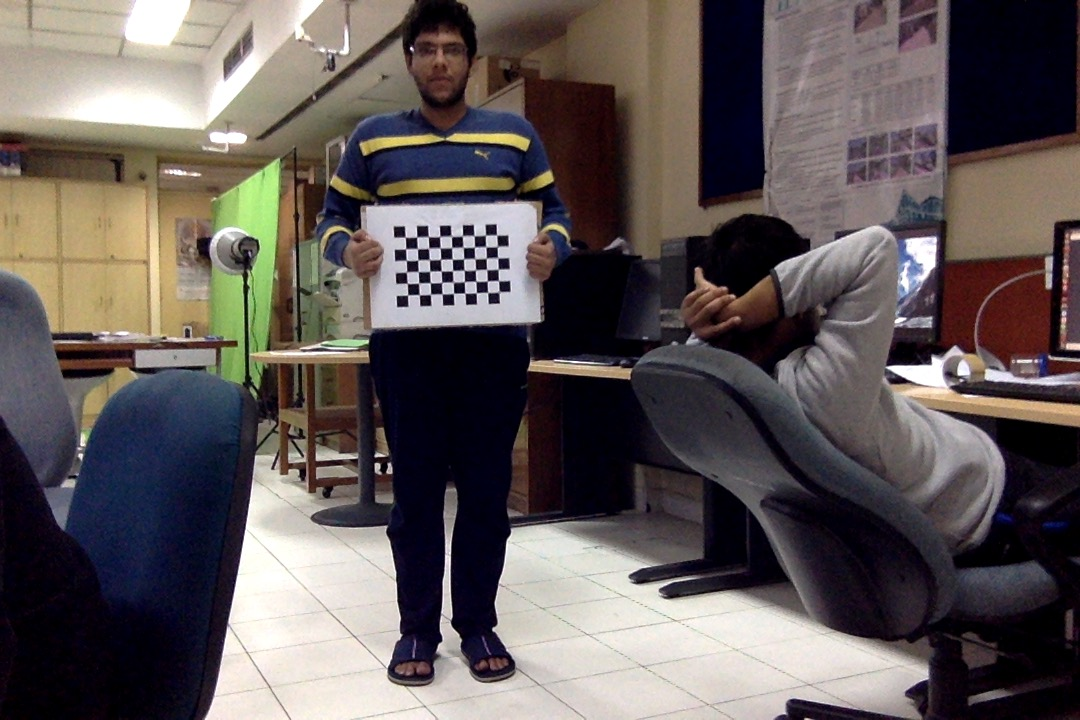
#> input picture Shoulder measure/Images/AnkeshWeb.jpg, 1080 x 720 px
$ python -i segment.py   (imports and definitions only)
#> lines starting #> are read from the running program, lines starting #| are printed output that depends on the picture
import cv2
import numpy as np
import argparse
import time
import sys
def segment_ycrcb(orig, params, tola, tolb):
    ycrcb_im = cv2.cvtColor(orig, cv2.COLOR_BGR2YCR_CB)
    Cb_key, Cr_key = params
    blue = ycrcb_im[:, :, 2]
    red = ycrcb_im[:, :, 1]

    diffbsq = (blue - Cb_key)**2
    diffrsq = (red - Cr_key)**2
    dist = np.sqrt(diffbsq + diffrsq).astype(np.float32)

    mask = ((dist - tola) / (tolb - tola)).astype(np.float32)
    mask[dist < tola] = 0.0
    mask[dist > tolb] = 1.0
    return mask


def get_region(img):
    # [5 lines of commented-out code are left out]
    r=(80,80,100,100)
    cv2.destroyAllWindows()
    return r


def get_params_ycrcb(img, region):
    ycrcb_img = cv2.cvtColor(img, cv2.COLOR_BGR2YCR_CB).astype(np.float32)
    cv2.destroyAllWindows()
    r = [int(x) for x in region]
    region = ycrcb_img[int(region[1]):int(
        region[1] + region[3]), int(region[0]):int(region[0] + region[2])]
    y_mean, Cr_mean, Cb_mean = np.mean(region, axis=(0, 1))
    y_std, Cr_std, Cb_std = np.std(region, axis=(0, 1))
    return [Cb_mean, Cr_mean]


def get_params_hls(img, region):
    hls_img = cv2.cvtColor(img, cv2.COLOR_BGR2HLS).astype(np.float32)
    r = [int(x) for x in region]
    region = hls_img[int(region[1]):int(region[1] + region[3]),
                     int(region[0]):int(region[0] + region[2])]
    h_mean, l_mean, s_mean = np.mean(region, axis=(0, 1))
    h_std, l_std, s_std = np.std(region, axis=(0, 1))
    return [h_mean, h_std, l_mean, l_std, s_mean, s_std]


# [6 lines left out: function brighten, not called in this run]


def mod_mask(mask, low, high):
    mask = mask.copy()
    mask[mask > high] = 1.0
    mask[mask < low] = 0.0
    return mask


# def get_mask(img, bg, param_ycrcb, param_hls, tola=16, tolb=50, low_thresh=0.05, high_thresh=0.25, alpha=1.0, beta=0.0, gamma=1.0, sz=5, space=200, erode_sz=3):
def get_mask(img,param_ycrcb, tola=16, tolb=50, low_thresh=0.05, high_thresh=0.25, sz=5, space=200,erode_sz=2):
    ##ENSURE THAT param_ycrcb and param_hls correspond to brigthened img

    #     brimg = brighten(img,alpha,beta,gamma)
    brimg = img

    if not (sz<=0 or space<=1):
        brimg = cv2.bilateralFilter(brimg, sz, space, space)

    mask = segment_ycrcb(brimg, param_ycrcb, tola, tolb)
    mask = mod_mask(mask, low_thresh, high_thresh)

    if not(erode_sz <= 1):
        kernel = np.ones((erode_sz,erode_sz),np.uint8)
        mask = cv2.erode(mask,kernel,iterations = 1)
    return mask
# [12 lines left out: functions get_bgra, write_alpha_img, not called in this run]
def get_key_param(img):
    key_region = get_region(img)
    ycrcb = get_params_ycrcb(img, key_region)
    hls = get_params_hls(img, key_region)
    return (ycrcb, hls)
def segmenter(img):
    # green_img_path = sys.argv[1]
    # img = cv2.imread(green_img_path)
    print (img.shape)
    # exit(1)
    key_param = get_key_param(img)
    cv2.namedWindow('controls')
    def nothing(gyxfdd):
        pass

    cv2.createTrackbar('Keying tol low', 'controls', 23 , 100, nothing)
    cv2.createTrackbar('Keying tol high', 'controls', 50, 200, nothing)
    cv2.createTrackbar('Mask low Thresh (x100)', 'controls', 5, 100, nothing)
    cv2.createTrackbar('Mask high Thresh (x100)', 'controls', 25, 100, nothing)
    cv2.createTrackbar('Erode size', 'controls', 3, 10, nothing)
    cv2.createTrackbar('BiLat size', 'controls', 5, 100, nothing)
    cv2.createTrackbar('BiLat space', 'controls', 200, 500, nothing)
    cv2.createTrackbar('Sat mul low', 'controls', 5, 100, nothing)
    cv2.createTrackbar('Sat mul high', 'controls', 7, 100, nothing)
    cv2.createTrackbar('Light mask strength', 'controls', 20, 100, nothing)
    cv2.createTrackbar('Light mask size', 'controls', 3, 20, nothing)
    # cv2.imshow("nn",img)
    # cv2.waitKey(0)

    # while True:
    tola = cv2.getTrackbarPos('Keying tol low', 'controls')
    tolb = cv2.getTrackbarPos('Keying tol high', 'controls')
    low_thresh = cv2.getTrackbarPos('Mask low Thresh (x100)', 'controls')/100
    high_thresh = cv2.getTrackbarPos('Mask high Thresh (x100)', 'controls')/100
    erode_sz = cv2.getTrackbarPos('Erode size', 'controls')
    sz = cv2.getTrackbarPos('BiLat size', 'controls')
    space  = cv2.getTrackbarPos('BiLat space', 'controls')
    sat_mul_lo  = cv2.getTrackbarPos('Sat mul low', 'controls')
    sat_mul_hi  = cv2.getTrackbarPos('Sat mul high', 'controls')
    scale_blur  = cv2.getTrackbarPos('Light mask strength', 'controls')
    blur_size  = cv2.getTrackbarPos('Light mask size', 'controls')

    key_mask = get_mask( img, key_param[0], tola, tolb, low_thresh, high_thresh, sz, space, erode_sz)
        # cv2.imshow("image",key_mask*255)
        # cv2.waitKey(300)
    cv2.imwrite('lolu.jpg',key_mask*255)
    return key_mask*255

# [2 lines not run here, left out]

>>> import cv2
>>> picture = cv2.imread('../Images/AnkeshWeb.jpg')
#> picture is the input picture: shape (720, 1080, 3); mean B, G, R 88, 88.9, 96.8
>>> result = segmenter(picture)
#| (720, 1080, 3)
#> in get_key_param, `key_region = get_region(img)`: key_region = (80, 80, 100, 100)
#> in get_params_ycrcb, `ycrcb_img = cv2.cvtColor(img, cv2.COLOR_BGR2YCR_CB).astype(np.float32)`:
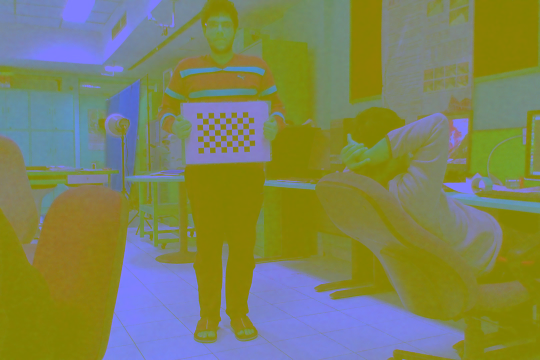
#> ycrcb_img: shape (720, 1080, 3) float32 (shown at 1/2 size); mean B, G, R 91.1, 131.8, 126.2
#> in get_params_ycrcb, `r = [int(x) for x in region]`: r = [80, 80, 100, 100]
#> in get_params_ycrcb, `region = ycrcb_img[int(region[1]):int( region[1] + region[3]), int(reg..`:
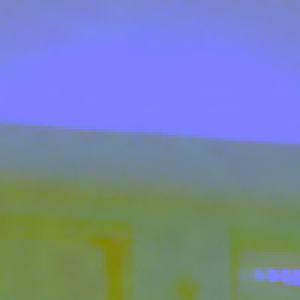
#> region: shape (100, 100, 3) float32 (shown 3 times larger); mean B, G, R 167.7, 133.1, 118.8
#> in get_params_ycrcb, `y_mean, Cr_mean, Cb_mean = np.mean(region, axis=(0, 1))`: y_mean = 167.7; Cr_mean = 133.1; Cb_mean = 118.8
#> in get_params_ycrcb, `y_std, Cr_std, Cb_std = np.std(region, axis=(0, 1))`: y_std = 74.53; Cr_std = 3.78; Cb_std = 6.47
#> in get_key_param, `ycrcb = get_params_ycrcb(img, key_region)`: ycrcb = [118.8, 133.1]
#> in get_params_hls, `hls_img = cv2.cvtColor(img, cv2.COLOR_BGR2HLS).astype(np.float32)`:
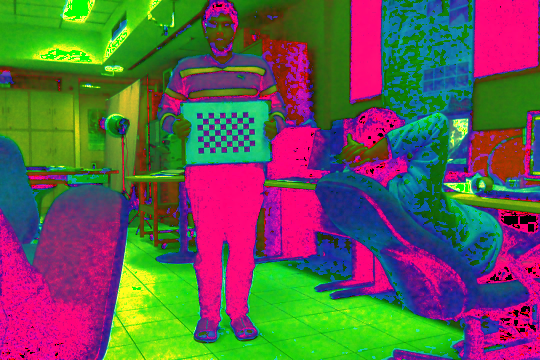
#> hls_img: shape (720, 1080, 3) float32 (shown at 1/2 size); mean B, G, R 79.8, 91.9, 98.8
#> in get_params_hls, `r = [int(x) for x in region]`: r = [80, 80, 100, 100]
#> in get_params_hls, `region = hls_img[int(region[1]):int(region[1] + region[3]), int(region..`:
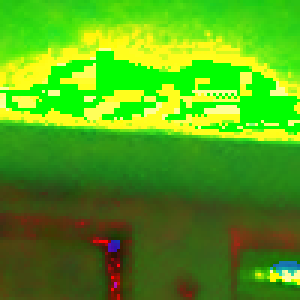
#> region: shape (100, 100, 3) float32 (shown 3 times larger); mean B, G, R 22.5, 163.2, 84.1
#> in get_params_hls, `h_mean, l_mean, s_mean = np.mean(region, axis=(0, 1))`: h_mean = 22.53; l_mean = 163.2; s_mean = 84.14
#> in get_params_hls, `h_std, l_std, s_std = np.std(region, axis=(0, 1))`: h_std = 23.19; l_std = 76.64; s_std = 77.21
#> in get_key_param, `hls = get_params_hls(img, key_region)`: hls = [22.53, 23.19, 163.2, 76.64, 84.14, 77.21]
#> in segmenter, `key_param = get_key_param(img)`: key_param = ([118.8, 133.1], [22.53, 23.19, 163.2, 76.64, 84.14, 77.21])
#> in segment_ycrcb, `Cb_key, Cr_key = params`: Cb_key = 118.8; Cr_key = 133.1
#> in segment_ycrcb, `red = ycrcb_im[:, :, 1]`:
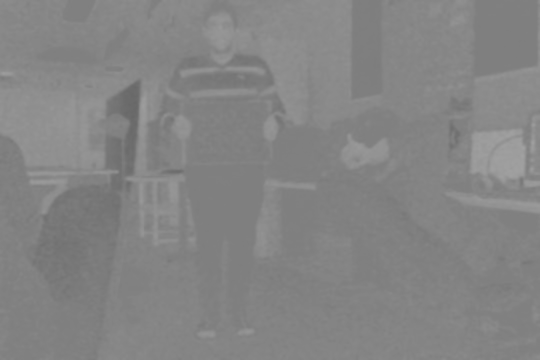
#> red: shape (720, 1080) (shown at 1/2 size); min 104, max 162, mean 132
#> in segment_ycrcb, `dist = np.sqrt(diffbsq + diffrsq).astype(np.float32)`:
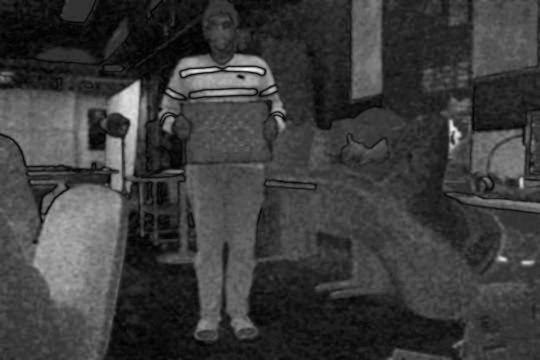
#> dist: shape (720, 1080) float32 (shown at 1/2 size); min 0.257, max 52.63, mean 12.6; drawn with min black and max white
#> in get_mask, `mask = cv2.erode(mask,kernel,iterations = 1)`:
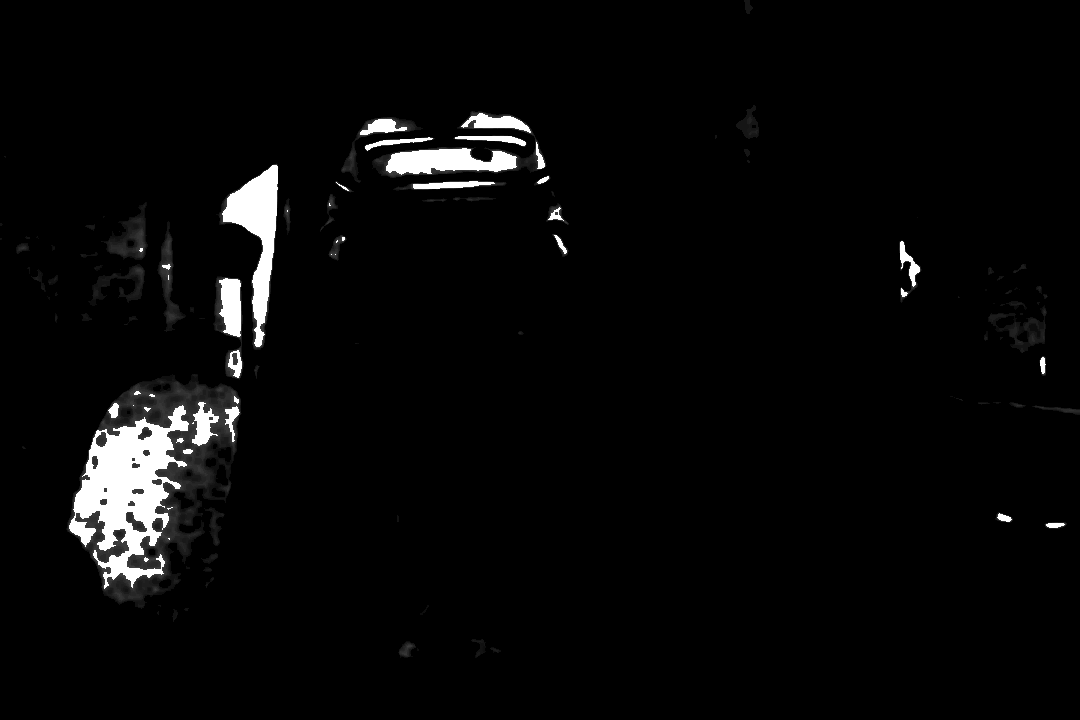
#> mask: shape (720, 1080) float32; min 0, max 1, mean 0.0326

$ run again, on Shoulder measure/Images/Krunal5.jpg
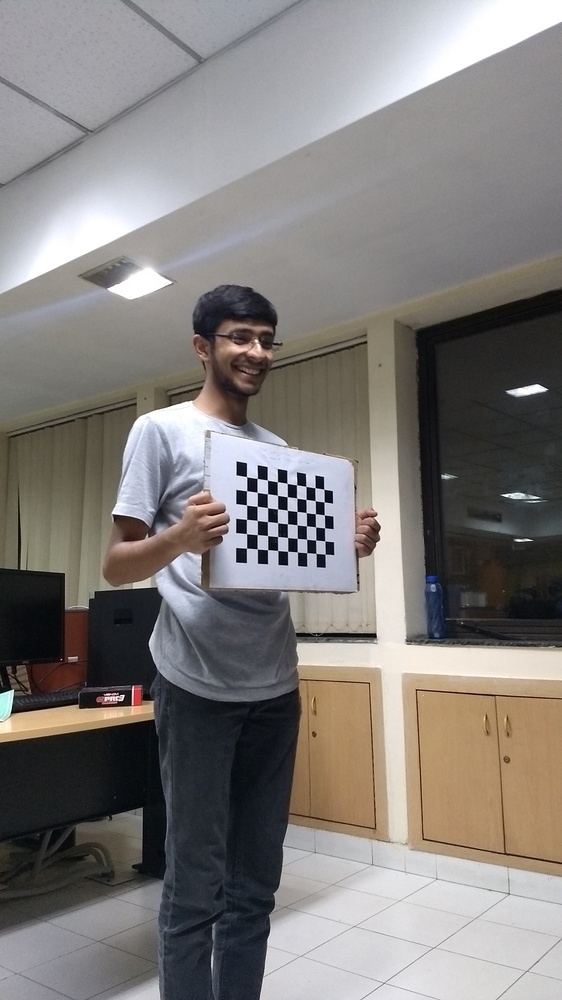
#> input picture Shoulder measure/Images/Krunal5.jpg, 562 x 1000 px, shrunk from 2268 x 4032 before the run
#> picture is the input picture: shape (1000, 562, 3); mean B, G, R 122.3, 124.9, 128.9
#| (1000, 562, 3)
#> key_region = (80, 80, 100, 100)
#> in get_params_ycrcb, `r = [int(x) for x in region]`: r = [80, 80, 100, 100]
#> y_mean = 160.6; Cr_mean = 127.4; Cb_mean = 130.3
#> y_std = 17.8; Cr_std = 0.642; Cb_std = 0.922
#> ycrcb = [130.3, 127.4]
#> in get_params_hls, `r = [int(x) for x in region]`: r = [80, 80, 100, 100]
#> in get_params_hls, `region = hls_img[int(region[1]):int(region[1] + region[3]), int(region..`:
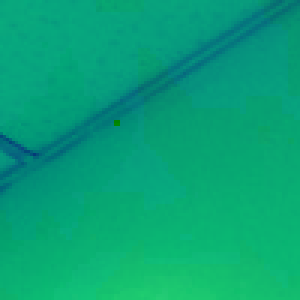
#> region: shape (100, 100, 3) float32 (shown 3 times larger); mean B, G, R 119, 162.5, 7.9
#> h_mean = 119; l_mean = 162.5; s_mean = 7.95
#> h_std = 6.01; l_std = 18.02; s_std = 4.86
#> hls = [119, 6.01, 162.5, 18.02, 7.95, 4.86]
#> key_param = ([130.3, 127.4], [119, 6.01, 162.5, 18.02, 7.95, 4.86])
#> ycrcb_im: shape (1000, 562, 3); mean of channels 0, 1, 2 125.8, 130.3, 126
#> Cb_key = 130.3; Cr_key = 127.4
#> in segmenter, `cv2.imwrite('lolu.jpg',key_mask*255)`:
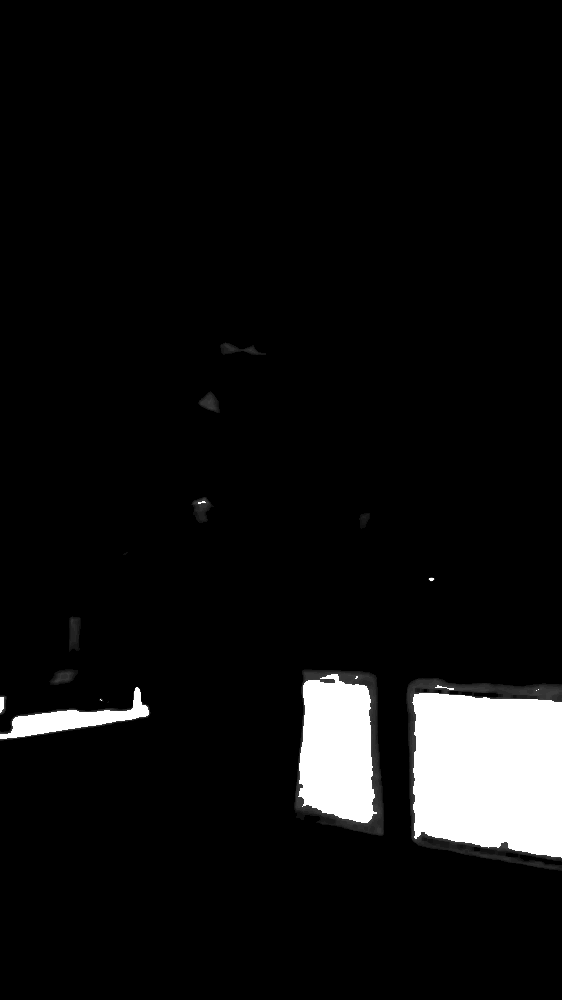
#> saved as lolu.jpg: shape (1000, 562); min 0, max 255, mean 16

$ run again, on Shoulder measure/Images/Krunal_2.JPG
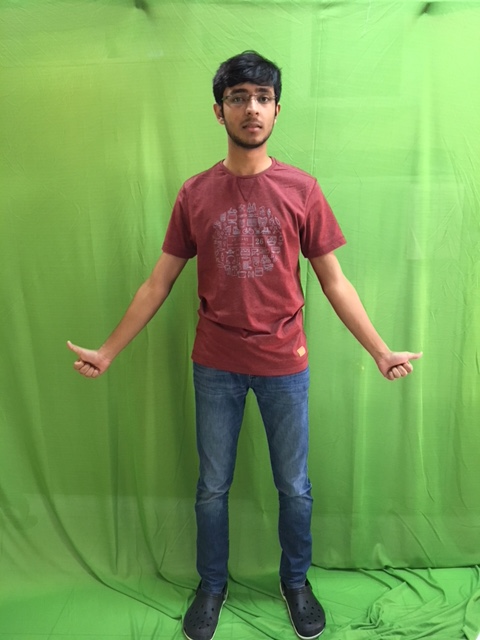
#> input picture Shoulder measure/Images/Krunal_2.JPG, 480 x 640 px
#> picture is the input picture: shape (640, 480, 3); mean B, G, R 87.4, 159, 121.1
#| (640, 480, 3)
#> key_region = (80, 80, 100, 100)
#> in get_params_ycrcb, `r = [int(x) for x in region]`: r = [80, 80, 100, 100]
#> y_mean = 170.6; Cr_mean = 113.4; Cb_mean = 84.38
#> y_std = 8.11; Cr_std = 1.78; Cb_std = 1.21
#> ycrcb = [84.38, 113.4]
#> in get_params_hls, `r = [int(x) for x in region]`: r = [80, 80, 100, 100]
#> in get_params_hls, `region = hls_img[int(region[1]):int(region[1] + region[3]), int(region..`:
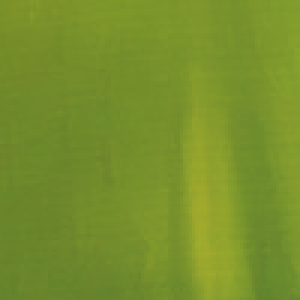
#> region: shape (100, 100, 3) float32 (shown 3 times larger); mean B, G, R 43.4, 144.8, 119.5
#> h_mean = 43.37; l_mean = 144.8; s_mean = 119.5
#> h_std = 1.15; l_std = 8.45; s_std = 11.06
#> hls = [43.37, 1.15, 144.8, 8.45, 119.5, 11.06]
#> key_param = ([84.38, 113.4], [43.37, 1.15, 144.8, 8.45, 119.5, 11.06])
#> ycrcb_im: shape (640, 480, 3); mean of channels 0, 1, 2 139.5, 114.8, 98.6
#> Cb_key = 84.38; Cr_key = 113.4
#> in get_mask, `mask = cv2.erode(mask,kernel,iterations = 1)`:
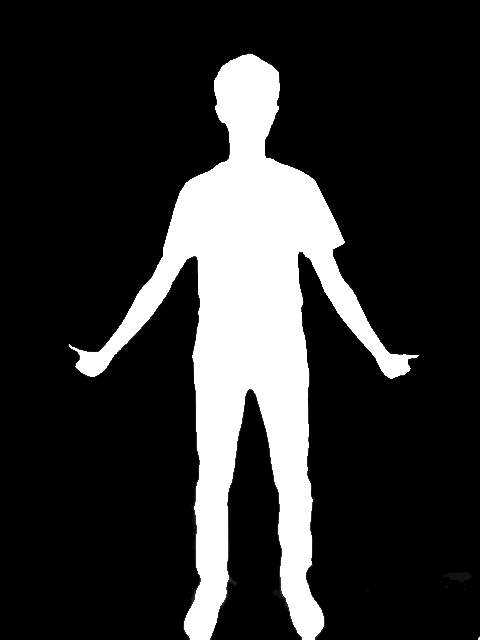
#> mask: shape (640, 480) float32; min 0, max 1, mean 0.186
